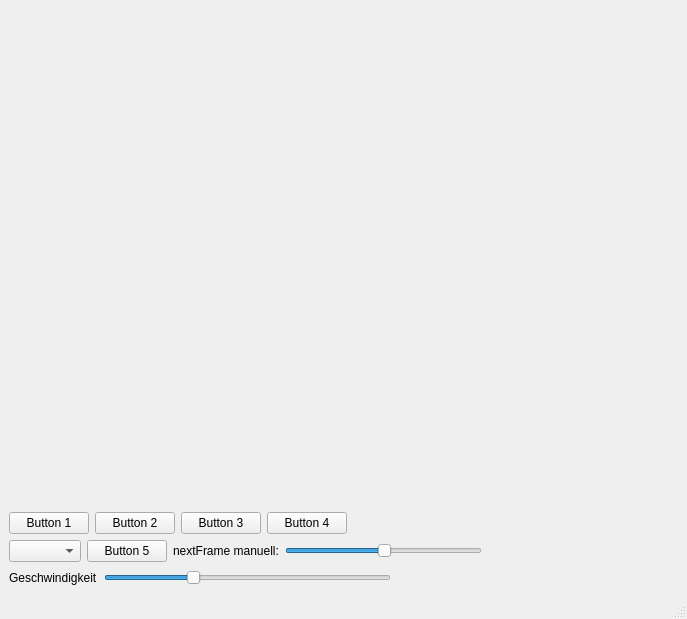
<?xml version="1.0" encoding="UTF-8"?>
<ui version="4.0">
 <class>MainWindow</class>
 <widget class="QMainWindow" name="MainWindow">
  <property name="geometry">
   <rect>
    <x>0</x>
    <y>0</y>
    <width>687</width>
    <height>619</height>
   </rect>
  </property>
  <property name="windowTitle">
   <string>MainWindow</string>
  </property>
  <widget class="QWidget" name="centralwidget">
   <layout class="QVBoxLayout" name="verticalLayout">
    <item>
     <widget class="MyWidget" name="frame" native="true">
      <property name="sizePolicy">
       <sizepolicy hsizetype="Preferred" vsizetype="Expanding">
        <horstretch>0</horstretch>
        <verstretch>0</verstretch>
       </sizepolicy>
      </property>
     </widget>
    </item>
    <item>
     <spacer name="verticalSpacer">
      <property name="orientation">
       <enum>Qt::Vertical</enum>
      </property>
      <property name="sizeType">
       <enum>QSizePolicy::Fixed</enum>
      </property>
      <property name="sizeHint" stdset="0">
       <size>
        <width>20</width>
        <height>10</height>
       </size>
      </property>
     </spacer>
    </item>
    <item>
     <layout class="QHBoxLayout" name="horizontalLayout">
      <item>
       <widget class="QPushButton" name="pushButton_1">
        <property name="text">
         <string>Button 1</string>
        </property>
       </widget>
      </item>
      <item>
       <widget class="QPushButton" name="pushButton_2">
        <property name="text">
         <string>Button 2</string>
        </property>
       </widget>
      </item>
      <item>
       <widget class="QPushButton" name="pushButton_3">
        <property name="text">
         <string>Button 3</string>
        </property>
       </widget>
      </item>
      <item>
       <widget class="QPushButton" name="pushButton_4">
        <property name="text">
         <string>Button 4</string>
        </property>
       </widget>
      </item>
      <item>
       <spacer name="horizontalSpacer">
        <property name="orientation">
         <enum>Qt::Horizontal</enum>
        </property>
        <property name="sizeHint" stdset="0">
         <size>
          <width>40</width>
          <height>20</height>
         </size>
        </property>
       </spacer>
      </item>
     </layout>
    </item>
    <item>
     <layout class="QHBoxLayout" name="horizontalLayout_2">
      <item>
       <widget class="QComboBox" name="comboBox_1"/>
      </item>
      <item>
       <widget class="QPushButton" name="pushButton_5">
        <property name="text">
         <string>Button 5</string>
        </property>
       </widget>
      </item>
      <item>
       <widget class="QLabel" name="label_2">
        <property name="text">
         <string>nextFrame manuell:</string>
        </property>
       </widget>
      </item>
      <item>
       <widget class="QSlider" name="horizontalSlider_1">
        <property name="value">
         <number>50</number>
        </property>
        <property name="orientation">
         <enum>Qt::Horizontal</enum>
        </property>
       </widget>
      </item>
      <item>
       <spacer name="horizontalSpacer_2">
        <property name="orientation">
         <enum>Qt::Horizontal</enum>
        </property>
        <property name="sizeHint" stdset="0">
         <size>
          <width>40</width>
          <height>20</height>
         </size>
        </property>
       </spacer>
      </item>
     </layout>
    </item>
    <item>
     <layout class="QHBoxLayout" name="horizontalLayout_3">
      <item>
       <widget class="QLabel" name="label">
        <property name="text">
         <string>Geschwindigkeit</string>
        </property>
       </widget>
      </item>
      <item>
       <widget class="QSlider" name="horizontalSlider_fps">
        <property name="maximum">
         <number>100</number>
        </property>
        <property name="value">
         <number>30</number>
        </property>
        <property name="orientation">
         <enum>Qt::Horizontal</enum>
        </property>
       </widget>
      </item>
      <item>
       <spacer name="horizontalSpacer_3">
        <property name="orientation">
         <enum>Qt::Horizontal</enum>
        </property>
        <property name="sizeHint" stdset="0">
         <size>
          <width>40</width>
          <height>20</height>
         </size>
        </property>
       </spacer>
      </item>
     </layout>
    </item>
   </layout>
  </widget>
  <widget class="QStatusBar" name="statusbar"/>
 </widget>
 <customwidgets>
  <customwidget>
   <class>MyWidget</class>
   <extends>QWidget</extends>
   <header>mywidget.h</header>
   <container>1</container>
  </customwidget>
 </customwidgets>
 <resources/>
 <connections/>
</ui>
